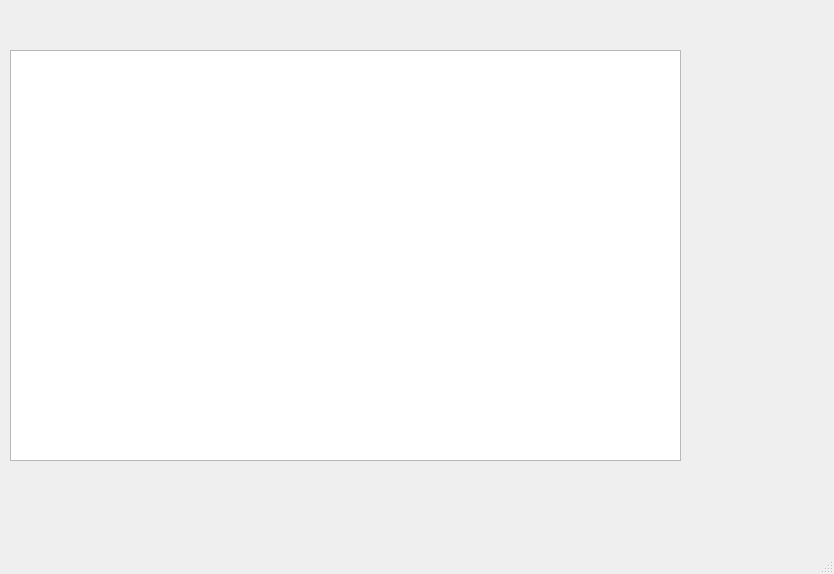
<?xml version="1.0" encoding="UTF-8"?>
<ui version="4.0">
 <class>MainWindow</class>
 <widget class="QMainWindow" name="MainWindow">
  <property name="geometry">
   <rect>
    <x>0</x>
    <y>0</y>
    <width>834</width>
    <height>574</height>
   </rect>
  </property>
  <property name="windowTitle">
   <string>MainWindow</string>
  </property>
  <widget class="QWidget" name="centralwidget">
   <widget class="QTableView" name="tableView">
    <property name="geometry">
     <rect>
      <x>10</x>
      <y>50</y>
      <width>671</width>
      <height>411</height>
     </rect>
    </property>
    <property name="maximumSize">
     <size>
      <width>671</width>
      <height>411</height>
     </size>
    </property>
   </widget>
   <widget class="QLabel" name="label">
    <property name="geometry">
     <rect>
      <x>20</x>
      <y>10</y>
      <width>211</width>
      <height>41</height>
     </rect>
    </property>
    <property name="text">
     <string/>
    </property>
   </widget>
  </widget>
  <widget class="QMenuBar" name="menubar">
   <property name="geometry">
    <rect>
     <x>0</x>
     <y>0</y>
     <width>834</width>
     <height>21</height>
    </rect>
   </property>
  </widget>
  <widget class="QStatusBar" name="statusbar"/>
 </widget>
 <resources/>
 <connections/>
</ui>
